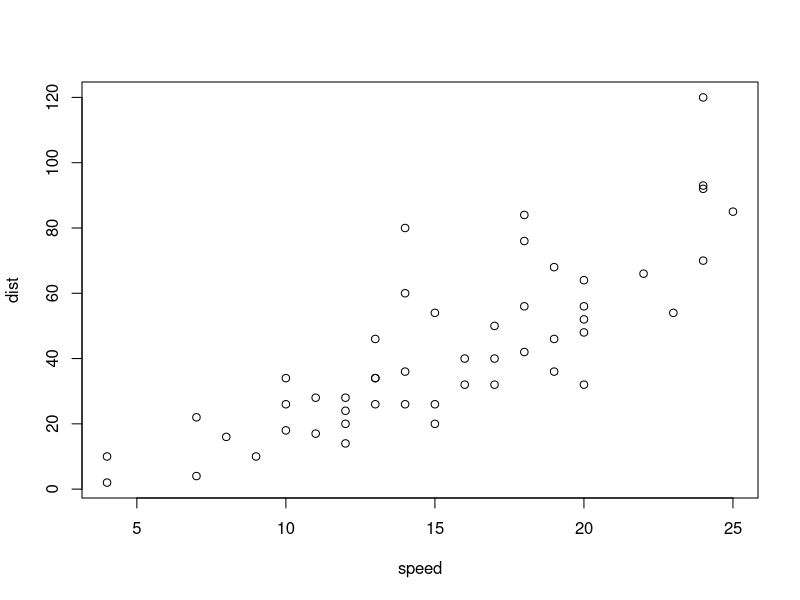
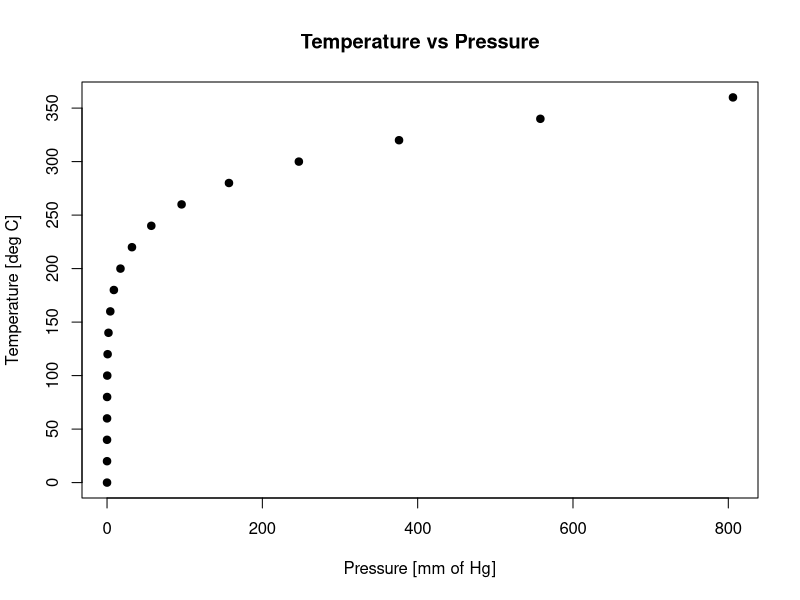
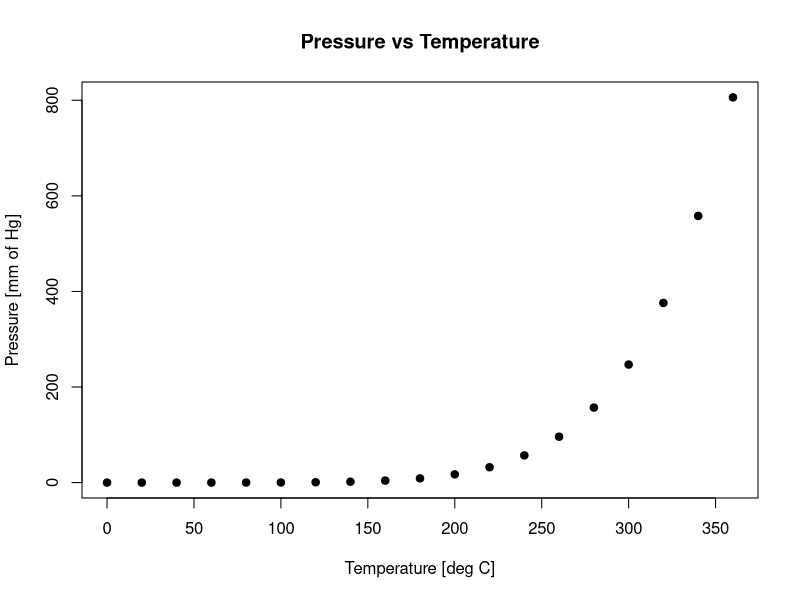

R code for these plots, in order:
summary(cars)

plot(cars)

summary(pressure)

plot(x = pressure$pressure, 
     y = pressure$temperature,
     main = "Temperature vs Pressure",
     xlab = "Pressure [mm of Hg]",
     ylab = "Temperature [deg C]",
     pch = 19)

plot(x = pressure$temperature, 
     y = pressure$pressure,
     main = "Pressure vs Temperature",
     xlab = "Temperature [deg C]",
     ylab = "Pressure [mm of Hg]",
     pch = 19)
